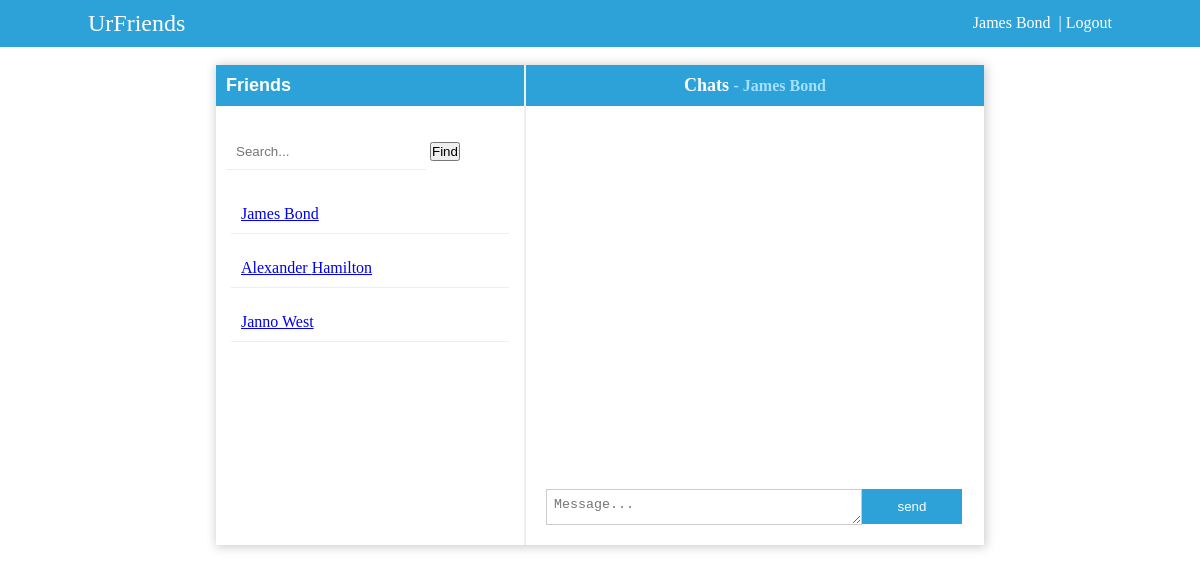
Page /index.php?contact_id=1 (signed in) on the committed database.
### tables this page shows
CREATE TABLE `tbl_users` (
  `user_id` int(11) NOT NULL,
  `fname` varchar(25) NOT NULL,
  `lname` varchar(25) NOT NULL,
  `username` varchar(30) NOT NULL,
  `password` varchar(250) NOT NULL
);

### includes/dbh.inc.php (called while the page is built, shortened)
<?php
class Database{
protected function db_connect(){
$this->db_host="localhost";
$this->db_username="root";
$this->db_password="";
$this->db_name="ChatApp_db";
    $this->connection = new mysqli($this->db_host,$this->db_username,$this->db_password,$this->db_name);
    return $this->connection;
}
}
?>

### includes/select.class.php (called while the page is built, shortened)
<?php
include_once 'dbh.inc.php';
class Select_class extends Database{
public function select_contacts(){
	$query="Select * from tbl_users";
	$result=mysqli_query($this->connection,$query);
	return $result;
}
public function select_details($current_user){
	$query="Select * from tbl_users where user_id ='".$current_user."'";
	$result=mysqli_query($this->connection,$query);
	return $result;
}
public function get_contact_name($contact_name){
	$query="Select fname, lname from tbl_users where user_id ='$contact_name'";
	$result=mysqli_query($this->connection,$query);
	return $result;
}
}
?>

### index.php (the view, shortened to what this page needs)
<?php
include 'includes/select.class.php';
$conn_read_contacts = new Select_class();
$read_all_contacts = $conn_read_contacts->select_contacts();
$conn = new Select_class();
$current_user = $_SESSION['id'];
$read_login_user =$conn->select_details($current_user);
$fetch_data=mysqli_fetch_assoc($read_login_user);
$conn_getContact_name =new Select_class();
$contact_name = $_GET['contact_id'];
$read_contact_name =$conn_getContact_name->get_contact_name($contact_name);
$fetch_current_contact_name=mysqli_fetch_assoc($read_contact_name);
?>
<!Doctype html>
<html>
<head>
<link rel="stylesheet" type="text/css" href="css/main.css"/>
</head>
<body>
<div class="page-container">
  <div class="top-header">
  <div class="container">
  <div class="top-content">
	<div class="logo">
		<label style="font-size:24px;">UrFriends</label>
	</div>
	<div class="user" style="text-align:right;">
  <?php
	echo ucfirst($fetch_data['fname'])." ".ucfirst($fetch_data['lname']);
 ?>
<a href='functions/logout.func.php?user_id=<?php echo $fetch_data['user_id'];?>' style="text-decoration:none;color:#ffffff;">&nbsp; | Logout</a>
	</div>
	</div>
</div>
 </div><br>
 <div class="container2">
    <div class="chatapp-wrapper">
      <div class="side-panel">
        <h2>Friends</h2><br>
		<div class="search-section">
		 <form method="Post" action="">
		  <input type="text" class="search_friends" name="search_contact" placeholder="Search...">
		  <input type="submit" name="search-btn" value="Find"/>
		</form>
		</div>
	   <?php
	      while($row=mysqli_fetch_assoc($read_all_contacts)){
		?>
	  <div class="contacts">
        	<a href="index.php?contact_id=<?php echo $row['user_id'];?>"><?php echo ucfirst($row['fname'])." ".ucfirst($row['lname']);?></a>
           </div>
	   	<?php
		}
		?>
      </div>
        <div class="chat-section">
			 <h3>Chats
			 <?php echo "<label style='color:#a5e1ff;font-size:16px;'>- ".$fetch_current_contact_name['fname']." ".$fetch_current_contact_name['lname']."</label>";?>
			 </h3>
			 <div class="chats_wrapper" style="overflow-y:auto;border:0px solid yellow;height:365px;padding:5px;">
				</div><br>
				<div class="type_sect" style="position:fixed;bottom:0;padding:20px;">
					<form method="post" action="functions/send_message.func.php?contact_id=<?php echo $_GET['contact_id'];?>">
						<textarea type="text" name="type-message" placeholder="Message..." style="padding:7px;width:300px;height:20px;overflow:auto;border:1px solid #ccc;float:left;"></textarea>
						<input type="submit" name="send-btn" value="send" style="border:none;background:#2da2d8;color:#ffffff;padding:10px;width:100px;"/>
					</form>
				</div>
    </div>
	</div>
</div>
</body>
</html>

### css/main.css (style rules this page uses)
* { margin:0; padding:0; }
body { font-family:calibri; font-size:16px; }
.container { border:px solid green; width:1024px; position:relative; top:0%; left:50%; transform: translate(-50%,0%); height:auto; padding:10px; }
h2 { font-family:calibri,sans-serif; color:#ffffff; padding:10px; background:#2da2d8; font-size:18px; }
h3 { text-align:center; padding:10px; background:#2da2d8; font-size:18px; color:#ffffff; }
.top-header { border:px solid yellow; background:#2da2d8; color:#ffffff; }
.top-content { display:flex; flex-wrap:wrap; }
.logo { border:px solid blue; flex:1 0 250px; width:250px; box-sizing:border; }
.user { flex:1 0 350px; width:250px; box-sizing:border; border:px solid red; line-height: 25px; }
.chatapp-wrapper { width:768px; position: relative;; top:0px; left:50%; transform: translate(-50%,0%); box-shadow:1px 1px 10px 1px #ccc; display:flex; padding:0px; flex-wrap:wrap; height:480px; }
.side-panel { flex:1 0 200px; height:auto; }
.search-section { padding:10px; }
.search_friends { padding:10px; border:none; border-bottom:1px solid #eee; width:180px; }
.chat-section { flex:1 0 350px; border-left:2px solid #eee; height:auto; }
.contacts { padding:10px; border-bottom:1px solid #eee; margin:15px; font-family:calibri; }

### rows in the picture
tbl_users: fname "James", lname "Bond"
tbl_users: fname "Alexander", lname "Hamilton"
tbl_users: fname "Janno", lname "West"
